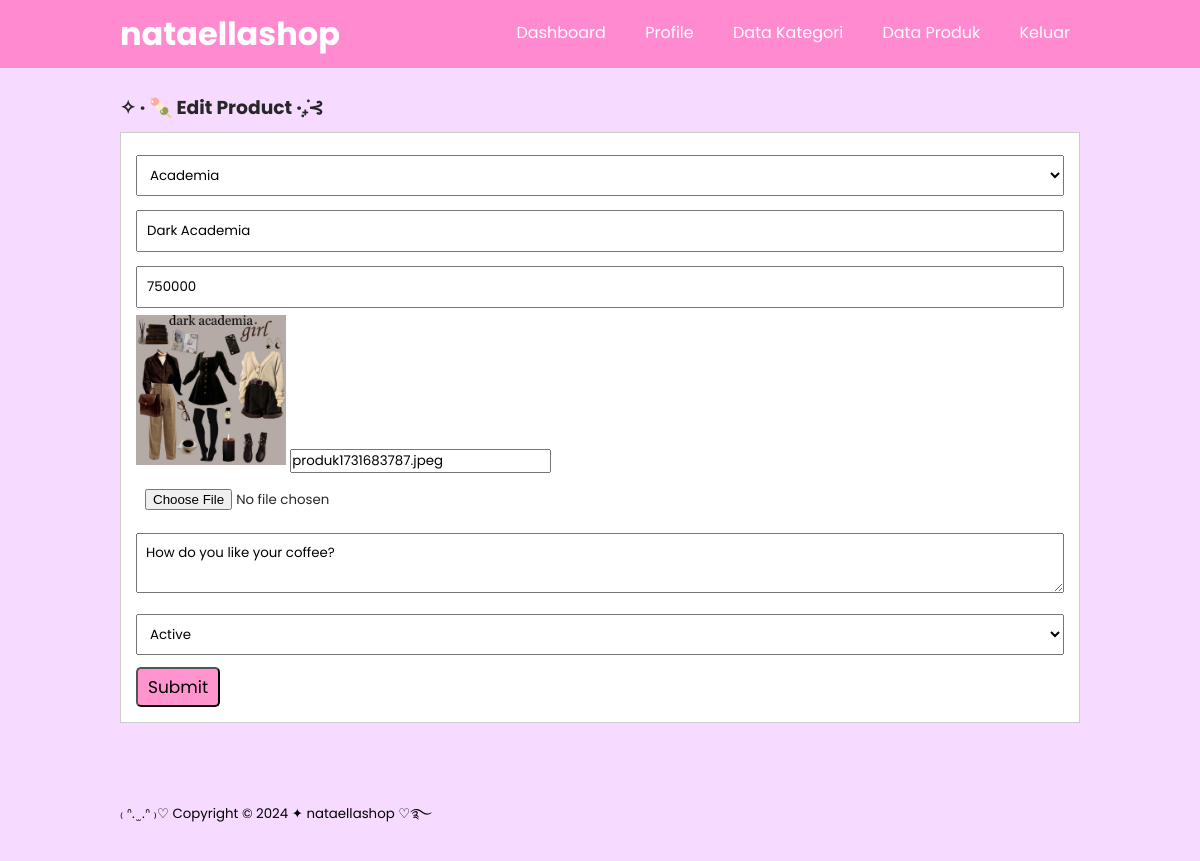
Screenshot of /LSP_BasisData_IrdiAngela/edit-produk.php?id=3 (signed in) with the database file from the repository.
### tables this page shows
CREATE TABLE `tb_product` (
  `product_id` int(11) NOT NULL,
  `category_id` int(11) NOT NULL,
  `product_name` varchar(100) NOT NULL,
  `product_price` int(11) NOT NULL,
  `product_description` text NOT NULL,
  `product_image` varchar(100) NOT NULL,
  `product_status` tinyint(1) NOT NULL,
  `date_created` timestamp NOT NULL DEFAULT current_timestamp(),
  `stock` int(11) DEFAULT 0
);

CREATE TABLE `tb_category` (
  `category_id` int(11) NOT NULL,
  `category_name` varchar(25) NOT NULL,
  `category_image` varchar(20) NOT NULL
);

### LSP_BasisData_IrdiAngela/edit-produk.php (the view, shortened to what this page needs)
<?php
    include 'db.php';
    $produk = mysqli_query($conn, "SELECT * FROM tb_product WHERE product_id ='".$_GET['id']."'");
    $p = mysqli_fetch_object($produk);
?>
<!DOCTYPE html>
<html lang="en">
<head>
    <link rel="stylesheet" type="text/css" href="css/style.css">
</head>
<body>
    <header>
    <div class="container">
        <h1><a href="">nataellashop</a></h1>
        <ul id="navbar">
            <li><a href="dashboard.php">Dashboard</a></li>
            <li><a href="profile.php">Profile</a></li>
            <li><a href="data-kategori.php">Data Kategori</a></li>
            <li><a href="data-produk.php">Data Produk</a></li>
            <li><a href="keluar.php">Keluar</a></li>
        </ul>
    </div>
</header>
      <div class="section">
        <div class="container">
            <h3>✧ · 🍡 Edit Product ·₊̣̇⊰</h3>
            <div class="box">
                <form action="" method="POST" enctype="multipart/form-data">
                    <select class="input-control" name="kategori" required>
                        <?php
                            $kategori = mysqli_query($conn, "SELECT * FROM tb_category ORDER BY category_id");
                            while($r = mysqli_fetch_array($kategori)){
                        ?>
                        <option value="<?php echo $r['category_id'] ?>" <?php echo ($r['category_id'] == $p->category_id)? 'selected':''; ?>><?php echo $r['category_name'] ?></option>
                        <?php } ?>
                    </select>
                    <input type="text" name="nama" class="input-control" placeholder="Product Name" value="<?php echo $p->product_name ?>" required>
                    <input type="text" name="harga" class="input-control" placeholder="Price" value="<?php echo $p->product_price ?>" required>
                    <img src="produk/<?php echo $p->product_image ?>" width="150px">
                    <input type="text" name="foto" value="<?php echo $p->product_image ?>">
                    <input type="file" name="gambar" class="input-control">
                    <textarea class="input-control" name="deskripsi" placeholder="Description"><?php echo $p->product_description ?></textarea>
                    <select class="input-control" name="status">
                        <option value="1" <?php echo ($p->product_status == 1)? 'selected':''; ?>>Active</option>
                    </select>
                    <input type="submit" name="submit" value="Submit" class="btn">
                </form>
            </div>
        </div>
      </div>
       <footer>
        <div class="container">
        <small>₍ ᐢ. ̫ .ᐢ ₎♡ Copyright &copy; 2024 ✦ nataellashop ♡࿐</small>
        </div>
       </footer>
</body>
</html>

### nataellashop/css/style.css (style rules this page uses)
* { padding: 0; margin: 0; font-family: 'Poppins', sans-serif; }
body { background-color: rgb(246, 218, 255); }
a { color: inherit; text-decoration: none; }
.input-control { width: 100%; padding: 9px; margin-bottom: 7px; margin-top: 7px; box-sizing: border-box; }
.btn { display: inline-block; padding: 5px 10px; background-color: #ff94cf; color: #000000; text-decoration: none; font-size: 17px; border-radius: 5px; margin-top: 5px; transition: background-color 0.3s; cursor: pointer; }
header { background-color: hsl(324, 100%, 77%); color: #fff; z-index: 10; }
#navbar { z-index: 10; }
header h1 { float: left; padding: 10px 0; }
header ul { float: right; }
header ul li { display: inline-block; }
header ul li a { padding: 20px 10px 20px 25px; text-decoration: none; color: #fff; display: block; }
footer { padding: 25px 0px; }
.container { width: 80%; margin:0 auto; }
.container:after { content: ''; display: block; clear: both; }
.container h1 { color: #ffffff; }
.section { padding: 25px 0; color: rgb(39, 39, 39); }
.box { background-color: #fff; border:1px solid #ccc; padding: 15px; box-sizing: border-box; margin:10px 0px 25px 0px; }
.box:after { content: ''; display: block; clear: both; }

### rows the page displays
tb_product: kategori "Academia", nama "Dark Academia", harga "750000", product_image (picture), foto "produk1731683787.jpeg", deskripsi "How do you like your coffee?", status "Active"
